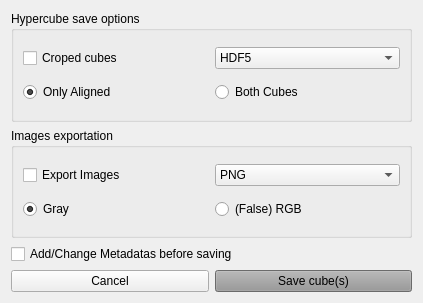
<?xml version="1.0" encoding="UTF-8"?>
<ui version="4.0">
 <class>Save_Window</class>
 <widget class="QWidget" name="Save_Window">
  <property name="geometry">
   <rect>
    <x>0</x>
    <y>0</y>
    <width>423</width>
    <height>303</height>
   </rect>
  </property>
  <property name="windowTitle">
   <string>Saving options</string>
  </property>
  <layout class="QGridLayout" name="gridLayout_3">
   <item row="4" column="1">
    <widget class="QPushButton" name="pushButton_save_cube_final">
     <property name="styleSheet">
      <string notr="true">background-color: rgb(150, 150, 150);</string>
     </property>
     <property name="text">
      <string>Save cube(s)</string>
     </property>
    </widget>
   </item>
   <item row="4" column="0">
    <widget class="QPushButton" name="pushButton_Cancel">
     <property name="text">
      <string>Cancel</string>
     </property>
    </widget>
   </item>
   <item row="0" column="0" colspan="2">
    <widget class="QGroupBox" name="groupBox_hypercube_save_option">
     <property name="title">
      <string>Hypercube save options</string>
     </property>
     <layout class="QGridLayout" name="gridLayout">
      <item row="2" column="0">
       <widget class="QRadioButton" name="radioButton_only_aligned_save">
        <property name="text">
         <string>Only Aligned</string>
        </property>
        <property name="checked">
         <bool>true</bool>
        </property>
       </widget>
      </item>
      <item row="2" column="1">
       <widget class="QRadioButton" name="radioButton_both_cube_save">
        <property name="text">
         <string>Both Cubes</string>
        </property>
       </widget>
      </item>
      <item row="1" column="0">
       <widget class="QCheckBox" name="checkBox_minicube_save">
        <property name="text">
         <string>Croped cubes</string>
        </property>
       </widget>
      </item>
      <item row="1" column="1">
       <widget class="QComboBox" name="comboBox_cube_format">
        <item>
         <property name="text">
          <string>HDF5 </string>
         </property>
        </item>
        <item>
         <property name="text">
          <string>ENVI</string>
         </property>
        </item>
        <item>
         <property name="text">
          <string>MATLAB</string>
         </property>
        </item>
       </widget>
      </item>
     </layout>
    </widget>
   </item>
   <item row="1" column="0" colspan="2">
    <widget class="QGroupBox" name="groupBox_images_save_options">
     <property name="title">
      <string>Images exportation</string>
     </property>
     <layout class="QGridLayout" name="gridLayout_2">
      <item row="0" column="0">
       <widget class="QCheckBox" name="checkBox_export_images">
        <property name="text">
         <string>Export Images</string>
        </property>
       </widget>
      </item>
      <item row="1" column="0">
       <widget class="QRadioButton" name="radioButton_gray_save_image">
        <property name="text">
         <string>Gray</string>
        </property>
        <property name="checked">
         <bool>true</bool>
        </property>
       </widget>
      </item>
      <item row="1" column="1">
       <widget class="QRadioButton" name="radioButton_RGB_save_image">
        <property name="text">
         <string>(False) RGB</string>
        </property>
       </widget>
      </item>
      <item row="0" column="1">
       <widget class="QComboBox" name="comboBox_image_format">
        <item>
         <property name="text">
          <string>PNG</string>
         </property>
        </item>
        <item>
         <property name="text">
          <string>JPG</string>
         </property>
        </item>
       </widget>
      </item>
     </layout>
    </widget>
   </item>
   <item row="2" column="0" colspan="2">
    <widget class="QCheckBox" name="checkBox_modif_metadata">
     <property name="text">
      <string>Add/Change Metadatas before saving</string>
     </property>
    </widget>
   </item>
  </layout>
 </widget>
 <resources/>
 <connections/>
</ui>
